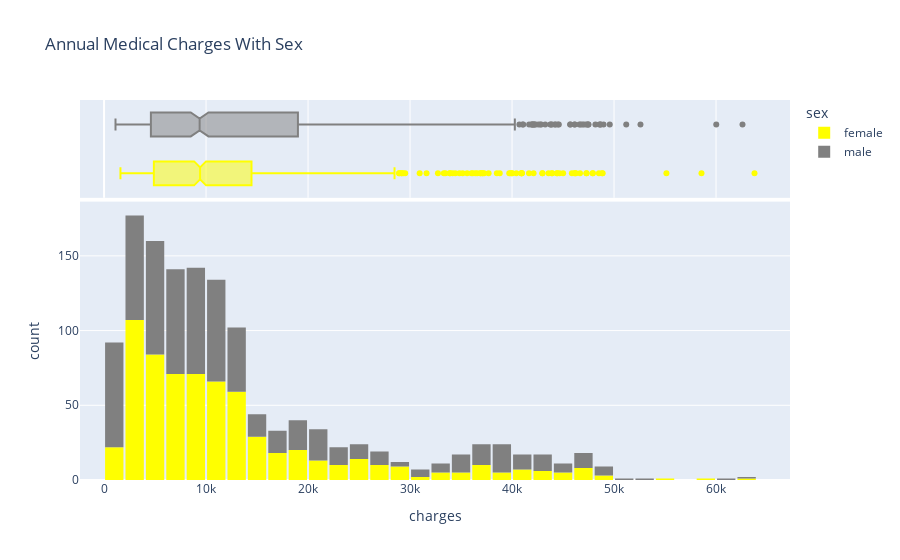

The notebook cell saved with this chart:
### Code cell
fig = px.histogram(medical_df,
                  x='charges',
                  marginal='box',
                  color='sex',
                  color_discrete_sequence=['yellow','grey'],
                  title='Annual Medical Charges With Sex')
fig.update_layout(bargap=0.1)
fig.show()

### Figure 1 — Plotly figure (JSON) as saved in the notebook; plotly's stock layout.template omitted (floating-point values rounded to 4 significant figures; data arrays with more than 128 entries replaced by an {"elided": "..."} marker saying what was removed)
{"data": [{"bingroup": "x", "hovertemplate": "sex=female<br>charges=%{x}<br>count=%{y}<extra></extra>", "legendgroup": "female", "marker": {"color": "yellow", "pattern": {"shape": ""}}, "name": "female", "orientation": "v", "showlegend": true, "type": "histogram", "x": {"elided": "662 float values"}, "xaxis": "x", "yaxis": "y"}, {"hovertemplate": "sex=female<br>charges=%{x}<extra></extra>", "legendgroup": "female", "marker": {"color": "yellow"}, "name": "female", "notched": true, "showlegend": false, "type": "box", "x": {"elided": "662 float values"}, "xaxis": "x2", "yaxis": "y2"}, {"bingroup": "x", "hovertemplate": "sex=male<br>charges=%{x}<br>count=%{y}<extra></extra>", "legendgroup": "male", "marker": {"color": "grey", "pattern": {"shape": ""}}, "name": "male", "orientation": "v", "showlegend": true, "type": "histogram", "x": {"elided": "676 float values"}, "xaxis": "x", "yaxis": "y"}, {"hovertemplate": "sex=male<br>charges=%{x}<extra></extra>", "legendgroup": "male", "marker": {"color": "grey"}, "name": "male", "notched": true, "showlegend": false, "type": "box", "x": {"elided": "676 float values"}, "xaxis": "x2", "yaxis": "y2"}], "layout": {"bargap": 0.1, "barmode": "relative", "legend": {"title": {"text": "sex"}, "tracegroupgap": 0}, "title": {"text": "Annual Medical Charges With Sex"}, "xaxis": {"anchor": "y", "domain": [0, 1], "title": {"text": "charges"}}, "xaxis2": {"anchor": "y2", "domain": [0, 1], "matches": "x", "showgrid": true, "showticklabels": false}, "yaxis": {"anchor": "x", "domain": [0, 0.7326], "title": {"text": "count"}}, "yaxis2": {"anchor": "x2", "domain": [0.7426, 1], "matches": "y2", "showgrid": false, "showline": false, "showticklabels": false, "ticks": ""}}}
